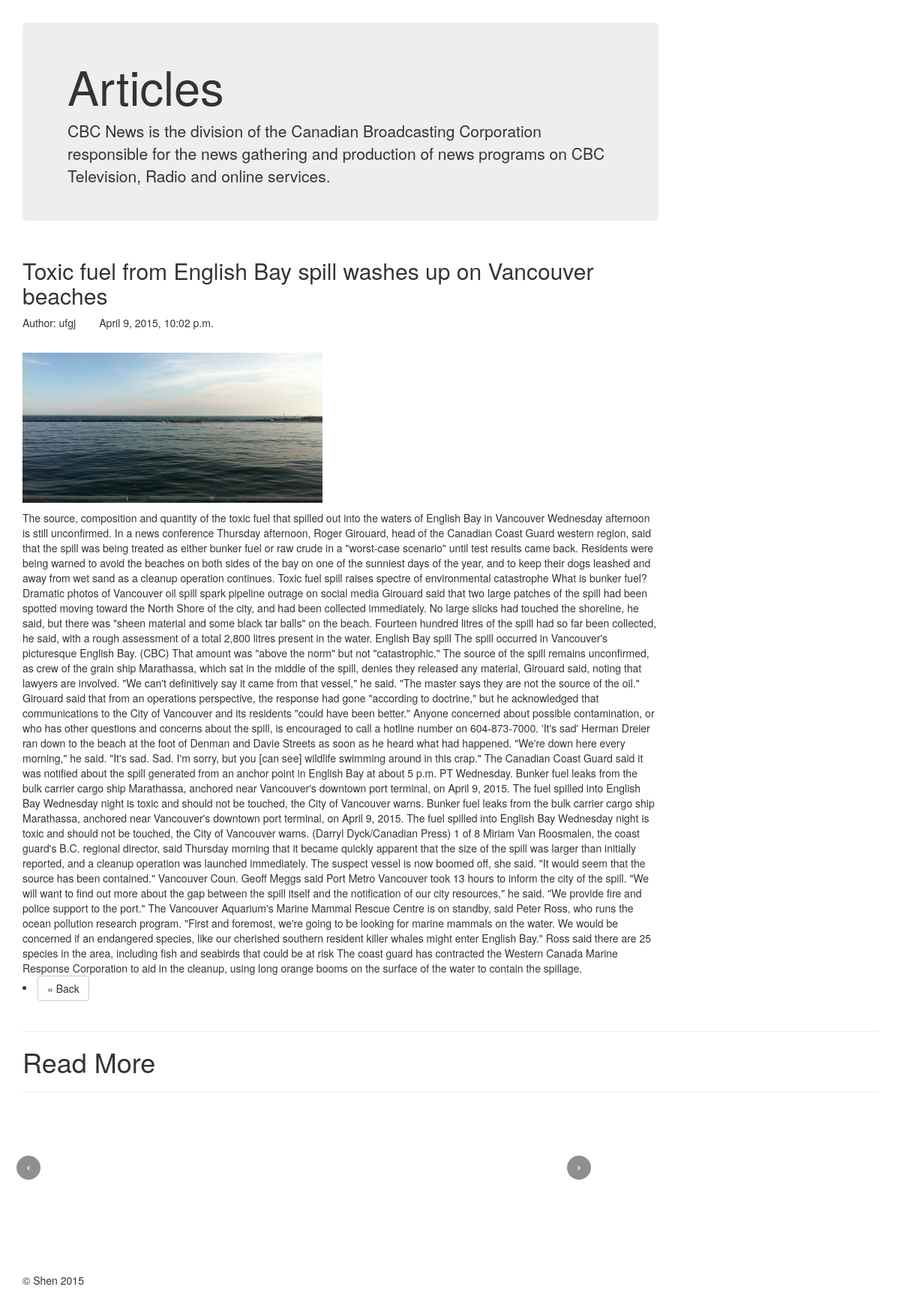
The app's page /articles/9 with its own data.
### articles/models.py (models this page shows, shortened)
class Article(models.Model):
	title = models.CharField(max_length = 200)
	author = models.CharField(max_length = 50)
	pub_date = models.DateTimeField('date published')
	category = models.CharField(max_length = 50)
	image = models.ImageField()
	preview = models.CharField(max_length = 1000)
	text = models.TextField()
	publish = models.BooleanField(default = True)
	objects = ArticleQuerySet.as_manager()
	class Meta:
		verbose_name = "Article Entry"
		verbose_name_plural = "Artries"
		ordering = ["-pub_date"]

### articles/views.py (the view)
# urls.py: url(r'^articles/(?P<pk>\d+)$', views.ArticleDetail.as_view(), name="article_detail"),
class ArticleDetail(generic.DetailView):
    model = models.Article
    template_name = "article.html"

### templates/article.html (shortened to what this page needs)
<!DOCTYPE html>
{% extends "base.html" %}
{% load django_markdown %}
{% block entries %}
        <h2>{{ article.title }}</h2>
        <p>Author: {{ article.author }} &nbsp; &nbsp;&nbsp;&nbsp;&nbsp; {{article.pub_date}}</p>
        <br>
        <img src="{{article.image.url}}" alt = "image" height="200" width = "400">
    	{{ article.text|markdown }}
    	<br>
    	<li><a class="btn btn-default" href="/" role="button"> &laquo; Back </a></li>
 {% endblock %}
 {% block read_more %}
  <div class='row'>
    <div class='col-md-8'>
      <div class="carousel slide media-carousel" id="media">
        <div class="carousel-inner">
          <div class="item  active">
            <div class="row">
              <div class="col-md-4">
                <a class="thumbnail" href="1"><img alt="1" src="/static/img/IMG_1348.JPG "></a>
              </div>
              <div class="col-md-4">
                <a class="thumbnail" href="2"><img alt="2" src="/static/img/IMG_0514.JPG"></a>
              </div>
              <div class="col-md-4">
                <a class="thumbnail" href="3"><img alt="3" src="/static/img/IMG_0985.JPG"></a>
              </div>
            </div>
          </div>
        </div>
        <a data-slide="prev" href="#media" class="left carousel-control">‹</a>
        <a data-slide="next" href="#media" class="right carousel-control">›</a>
      </div>
    </div>
  </div>
{%endblock%}

### static/static_dirs/css/offcanvas.css (style rules this page uses)
html, body { overflow-x: hidden; }
body { padding-top: 30px; }
.media-carousel { margin-bottom: 0; padding: 0 40px 30px 40px; margin-top: 30px; }
.media-carousel .carousel-control.left { left: -12px; background-image: none; background: none repeat scroll 0 0 #222222; border: 4px solid #FFFFFF; border-radius: 23px 23px 23px 23px; height: 40px; width : 40px; margin-top: 30px }
.media-carousel .carousel-control.right { right: -12px !important; background-image: none; background: none repeat scroll 0 0 #222222; border: 4px solid #FFFFFF; border-radius: 23px 23px 23px 23px; height: 40px; width : 40px; margin-top: 30px }
.media-carousel img { width: 250px; height: 100px }

### records on screen
Article: title "Toxic fuel from English Bay spill washes up on Vancouver beaches", author "ufgj", pub_date "April 9, 2015, 10:02 p.m.", image (picture), text "The source, composition and quantity of the toxic fuel that spilled out into the waters of English Bay in Vancouver Wednesday afternoon is still unconfirmed. In a news conference Thursday afternoon, Roger Girouard, head of the Canadian Coast Guard western region, said that the spill was being treated as either bunker fuel or raw crude in a \"worst-case scenario\" until test results came back. Residents were being warned to avoid the beaches on both sides of the bay on one of the sunniest days of the year, and to keep their dogs leashed and away from wet sand as a cleanup operation continues. Toxic fuel spill raises spectre of environmental catastrophe What is bunker fuel? Dramatic photos of…"
